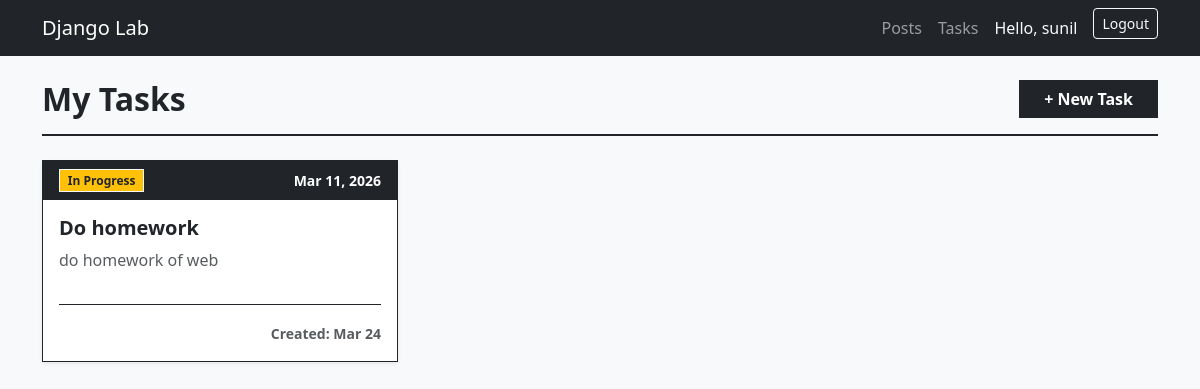
Page /tasks/ (signed in) on the committed database.
### blog/models.py (models this page shows, shortened)
class Task(models.Model):
    STATUS_CHOICES = [
        ('pending',     'Pending'),
        ('in_progress', 'In Progress'),
        ('done',        'Done'),
    ]
    title       = models.CharField(max_length=150)
    description = models.TextField(blank=True)
    status      = models.CharField(max_length=20, choices=STATUS_CHOICES, default='pending')
    owner       = models.ForeignKey(User, on_delete=models.CASCADE, related_name='tasks')
    due_date    = models.DateField(null=True, blank=True)
    created_at  = models.DateTimeField(auto_now_add=True)

### blog/views.py (the view)
# urls.py: path('tasks/',              views.task_list,     name='task_list'),
@login_required
def task_list(request):
    tasks = Task.objects.filter(owner=request.user).order_by('status')
    return render(request, 'blog/task_list.html', {'tasks': tasks})

### blog/templates/blog/task_list.html (shortened to what this page needs)
{% extends 'blog/base.html' %}
{% block content %}
<div class="d-flex justify-content-between align-items-center mb-4 border-bottom border-dark border-2 pb-3">
  <h2 class="fw-bold mb-0">My Tasks</h2>
  <a href="{% url 'task_form' %}" class="btn btn-dark fw-bold rounded-0 px-4">+ New Task</a>
</div>
{% if tasks %}
  <div class="row row-cols-1 row-cols-md-2 row-cols-lg-3 g-4">
    {% for task in tasks %}
      <div class="col">
        <div class="card h-100 border-dark shadow-sm rounded-0">
          <div class="card-header bg-dark text-white rounded-0 d-flex justify-content-between align-items-center border-bottom-0">
            <span class="badge
                {% if task.status == 'done' %}bg-success
                {% elif task.status == 'in_progress' %}bg-warning text-dark
                {% else %}bg-secondary{% endif %} rounded-0 border border-light">
              {{ task.get_status_display }}
            </span>
            {% if task.due_date %}
              <small class="fw-semibold"> {{ task.due_date|date:"M d, Y" }}</small>
            {% endif %}
          </div>
          <div class="card-body d-flex flex-column">
            <h5 class="card-title fw-bold text-dark">{{ task.title }}</h5>
            <p class="card-text flex-grow-1 text-muted">{{ task.description|default:"No description provided." }}</p>
            <div class="mt-3 pt-3 border-top border-dark border-1 text-end">
                <small class="text-muted fw-semibold">Created: {{ task.created_at|date:"M d" }}</small>
            </div>
          </div>
        </div>
      </div>
    {% endfor %}
  </div>
{% endif %}
{% endblock %}

### blog/templates/blog/base.html (shortened to what this page needs)
<!DOCTYPE html>
<html lang="en">
<head>
  <link href="https://cdn.jsdelivr.net/npm/bootstrap@5.3.0/dist/css/bootstrap.min.css" rel="stylesheet">
</head>
<body class="bg-light text-dark">
  <nav class="navbar navbar-expand-lg navbar-dark bg-dark">
    <div class="container">
      <a class="navbar-brand" href="{% url 'home' %}">Django Lab</a>
      <div class="navbar-nav ms-auto">
        <a class="nav-link" href="{% url 'post_list' %}">Posts</a>
        <a class="nav-link" href="{% url 'task_list' %}">Tasks</a>
        {% if user.is_authenticated %}
          <span class="nav-link text-light">Hello, {{ user.username }}</span>
          <form method="POST" action="{% url 'logout' %}" class="d-inline">
            <button type="submit" class="btn btn-sm btn-outline-light ms-2">Logout</button>
          </form>
        {% else %}
          <a class="nav-link" href="{% url 'login' %}">Login</a>
          <a class="nav-link" href="{% url 'register' %}">Register</a>
        {% endif %}
      </div>
    </div>
  </nav>
  <main class="container my-4">
    {% block content %}{% endblock %}
  </main>
</body>
</html>

### rows in the picture
Task: status "In Progress", due_date "Mar 11, 2026", title "Do homework", description "do homework of web", created_at "Mar 24"

### other values in the picture
{{ user.username }} "sunil"
